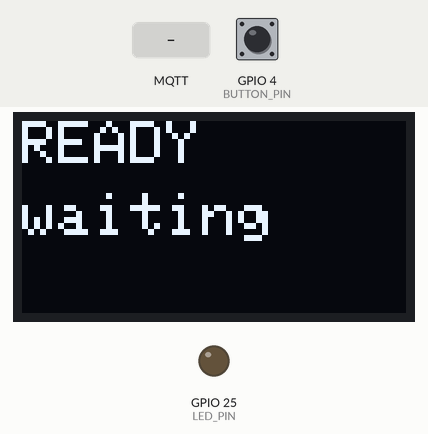
The sketch below on a simulated ESP32. Parts: 128×64 one-colour display, output pins drawn as LEDs (lit = HIGH). The test bench sets the inputs (shaded band); at power-on: GPIO 4 (BUTTON_PIN) HIGH. WiFi joins after 1.5 s; servers stay silent unless stated; no MQTT or app messages arrive unless stated; what the sketch prints to the serial monitor is not drawn.

Above: at 4.8 s.
4.9 s: MQTT message "1" arrives on the first subscribed topic
At 6.1 s:
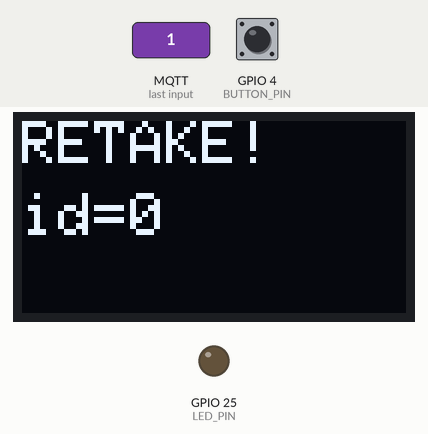
6.4 s: MQTT message "on" arrives on the first subscribed topic
At 7.4 s:
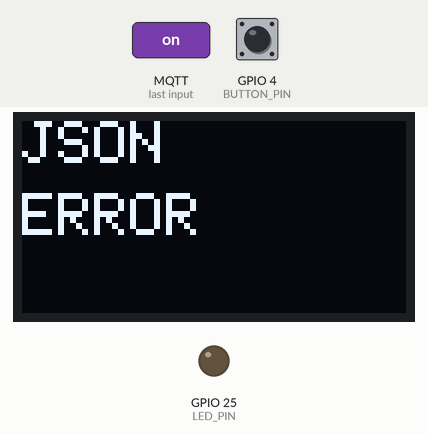
9.5 s: MQTT message "0" arrives on the first subscribed topic
At 9.8 s:
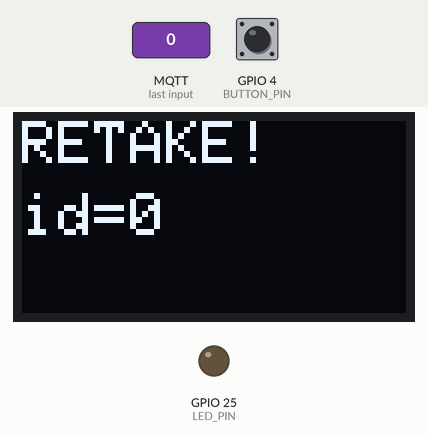
11.0 s: MQTT message "off" arrives on the first subscribed topic
At 12.1 s:
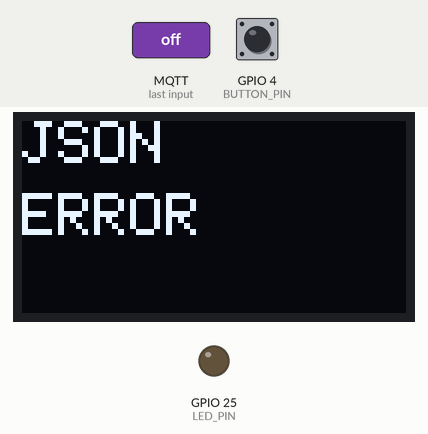
Timing chart, 0 to 13.5 s (numbered marks = the images above; inputs shaded):
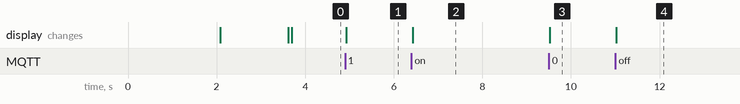

The sketch:

bangla_1.ino
```cpp
#include <WiFi.h>
#include <PubSubClient.h>
#include <Wire.h>
#include <Adafruit_GFX.h>
#include <ArduinoJson.h>
#include "secrets.h"   // WIFI_SSID, WIFI_PASSWORD, MQTT_SERVER (not committed to git)

// ====== Display settings ======
#define USE_SH1106 1        // 0 = SSD1306, 1 = SH1106 (1.3 inch screens)
#define SCREEN_WIDTH 128
#define SCREEN_HEIGHT 64    // use 32 for thin screens
// ==============================

#if USE_SH1106
  #include <Adafruit_SH110X.h>
  Adafruit_SH1106G display(SCREEN_WIDTH, SCREEN_HEIGHT, &Wire, -1);
  #define COLOR_ON SH110X_WHITE
#else
  #include <Adafruit_SSD1306.h>
  Adafruit_SSD1306 display(SCREEN_WIDTH, SCREEN_HEIGHT, &Wire, -1);
  #define COLOR_ON SSD1306_WHITE
#endif

const char* ssid = WIFI_SSID;
const char* password = WIFI_PASSWORD;
const char* mqtt_server = MQTT_SERVER;

#define LED_PIN 25
#define BUTTON_PIN 4

WiFiClient espClient;
PubSubClient client(espClient);

bool lastButtonState = HIGH;

bool oledBegin() {
#if USE_SH1106
  return display.begin(0x3C, true);
#else
  return display.begin(SSD1306_SWITCHCAPVCC, 0x3C);
#endif
}

void showText(const char* line1, const char* line2 = "") {
  display.clearDisplay();
  display.setTextColor(COLOR_ON);
  display.setTextSize(2);
  display.setCursor(0, 0);
  display.println(line1);
  display.setCursor(0, 24);
  display.println(line2);
  display.display();
}

void setup_wifi() {
  delay(10);
  Serial.print("Connecting to WiFi...");
  WiFi.begin(ssid, password);
  while (WiFi.status() != WL_CONNECTED) {
    delay(500);
    Serial.print(".");
  }
  Serial.println(" Connected!");
  Serial.print("ESP32 IP: ");
  Serial.println(WiFi.localIP());
}

void callback(char* topic, byte* payload, unsigned int length) {
  Serial.print("Message arrived on topic: ");
  Serial.println(topic);

  StaticJsonDocument<200> doc;
  DeserializationError error = deserializeJson(doc, payload, length);
  if (error) {
    Serial.println("JSON Parse Error!");
    showText("JSON", "ERROR");
    return;
  }

  int idx = doc["idx"];
  bool ok = doc["ok"];
  Serial.print("Parsed ID: "); Serial.println(idx);
  Serial.print("ok = "); Serial.println(ok);

  char idLine[20];
  snprintf(idLine, sizeof(idLine), "id=%d", idx);

  if (ok) {
    digitalWrite(LED_PIN, HIGH);
    if (idx == 11)      showText("KA", idLine);
    else if (idx == 12) showText("KHA", idLine);
    else                showText("UNKNOWN", idLine);
    delay(1500);               // keep LED on briefly
    digitalWrite(LED_PIN, LOW);
  } else {
    showText("RETAKE!", idLine);
  }
  Serial.println("display() called");
}

void setup() {
  Serial.begin(115200);

  pinMode(LED_PIN, OUTPUT);
  pinMode(BUTTON_PIN, INPUT_PULLUP);
  digitalWrite(LED_PIN, LOW);

  Wire.begin(21, 22);

  if (!oledBegin()) {
    Serial.println("OLED Failed");
    for (;;);
  }
  Serial.println("OLED begin OK");

  // Boot test
  display.clearDisplay();
  display.drawRect(0, 0, SCREEN_WIDTH, SCREEN_HEIGHT, COLOR_ON);
  display.setTextColor(COLOR_ON);
  display.setTextSize(2);
  display.setCursor(10, 10);
  display.println("OLED OK");
  display.display();
  delay(2000);

  showText("WiFi...", "");
  setup_wifi();
  showText("WiFi OK", "MQTT...");

  client.setServer(mqtt_server, 1883);
  client.setCallback(callback);
}

void reconnect() {
  while (!client.connected()) {
    Serial.print("Attempting MQTT connection...");
    if (client.connect("ESP32_Device")) {
      Serial.println("connected");
      client.subscribe("bangla/result");
      showText("READY", "waiting");
    } else {
      Serial.print("failed, rc=");
      Serial.print(client.state());
      Serial.println(" try again in 5 seconds");
      showText("MQTT fail", "retry...");
      delay(5000);
    }
  }
}

void loop() {
  if (!client.connected()) {
    reconnect();
  }
  client.loop();

  bool currentButtonState = digitalRead(BUTTON_PIN);
  if (lastButtonState == HIGH && currentButtonState == LOW) {
    client.publish("bangla/capture", "click");
    Serial.println("Button Clicked! Sent MQTT msg.");
    delay(200);
  }
  lastButtonState = currentButtonState;
}
```

secrets.example.h
```cpp
// Copy this file to "secrets.h" (same folder) and fill in your own values.
// secrets.h is listed in .gitignore and must never be committed.

#define WIFI_SSID     "your-wifi-name"
#define WIFI_PASSWORD "your-wifi-password"
#define MQTT_SERVER   "192.168.x.x"   // laptop IP running Mosquitto (check with ipconfig)
```

Measured:
- after the input at 4.9 s, the display: changes at once (image 1)
- after the input at 6.4 s, the display: changes at once (image 2)
- after the input at 9.5 s, the display: changes at once (image 3)
- after the input at 11.0 s, the display: changes at once (image 4)
